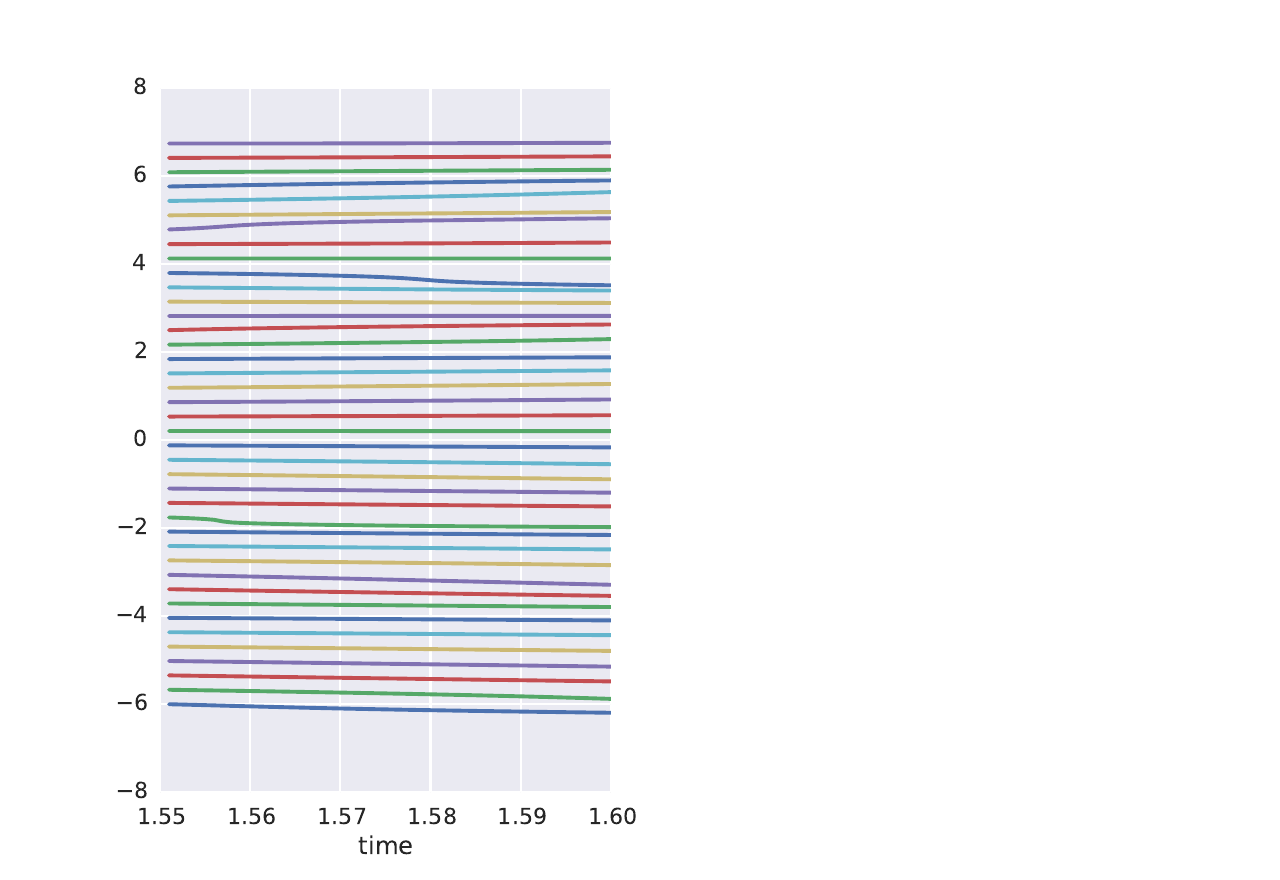

Reproduce this figure in Python.
#!/usr/bin/python

import numpy as np
import pylab as plt
import seaborn as sns

sns.set_context("poster")
#with open("traj.dat") as f:
#    data = f.read()
#
#    data = data.split('\n')
#
#    x = [row.split(' ')[0] for row in data]
#    y = [row.split(' ')[1] for row in data]
#
#    fig = plt.figure()
#
#    ax1 = fig.add_subplot(111)
#
#    ax1.set_title("Plot title...")    
#    ax1.set_xlabel('your x label..')
#    ax1.set_ylabel('your y label...')
#
#    ax1.plot(x,y, c='r', label='the data')
#
#    leg = ax1.legend()
#fig = plt.figure()
plt.subplot(121)
#plt.ylim(-8,8)
data = np.genfromtxt(fname='q.dat') 
#data = np.loadtxt('traj.dat')
for x in range(1,data.shape[1]):
    plt.plot(data[:,0],data[:,x])

#plt.figure(1) 
#plt.plot(x,y1,'-')
#plt.plot(x,y2,'g-')
plt.xlabel('time')
#plt.ylabel('position')
#plt.title('traj')

#ax2 = plt.subplot(122)
#data = np.genfromtxt(fname='c.dat') 
#data = np.loadtxt('traj.dat')
#for x in range(1,data.shape[1]):
#    plt.plot(data[:,0],data[:,x])
#plt.xlabel('time') 
#ax2.yaxis.tick_right()
#ax2.yaxis.set_ticks_position('both')
#plt.ylim(-0.2,5)

#plt.subplot(2,2,3)
#data = np.genfromtxt(fname='norm')
#plt.plot(data[:,0],data[:,1],'r-',linewidth=2)
#plt.ylabel('Norm')
#plt.ylim(0,2)

plt.legend()
plt.savefig('traj.pdf')

plt.show() 



